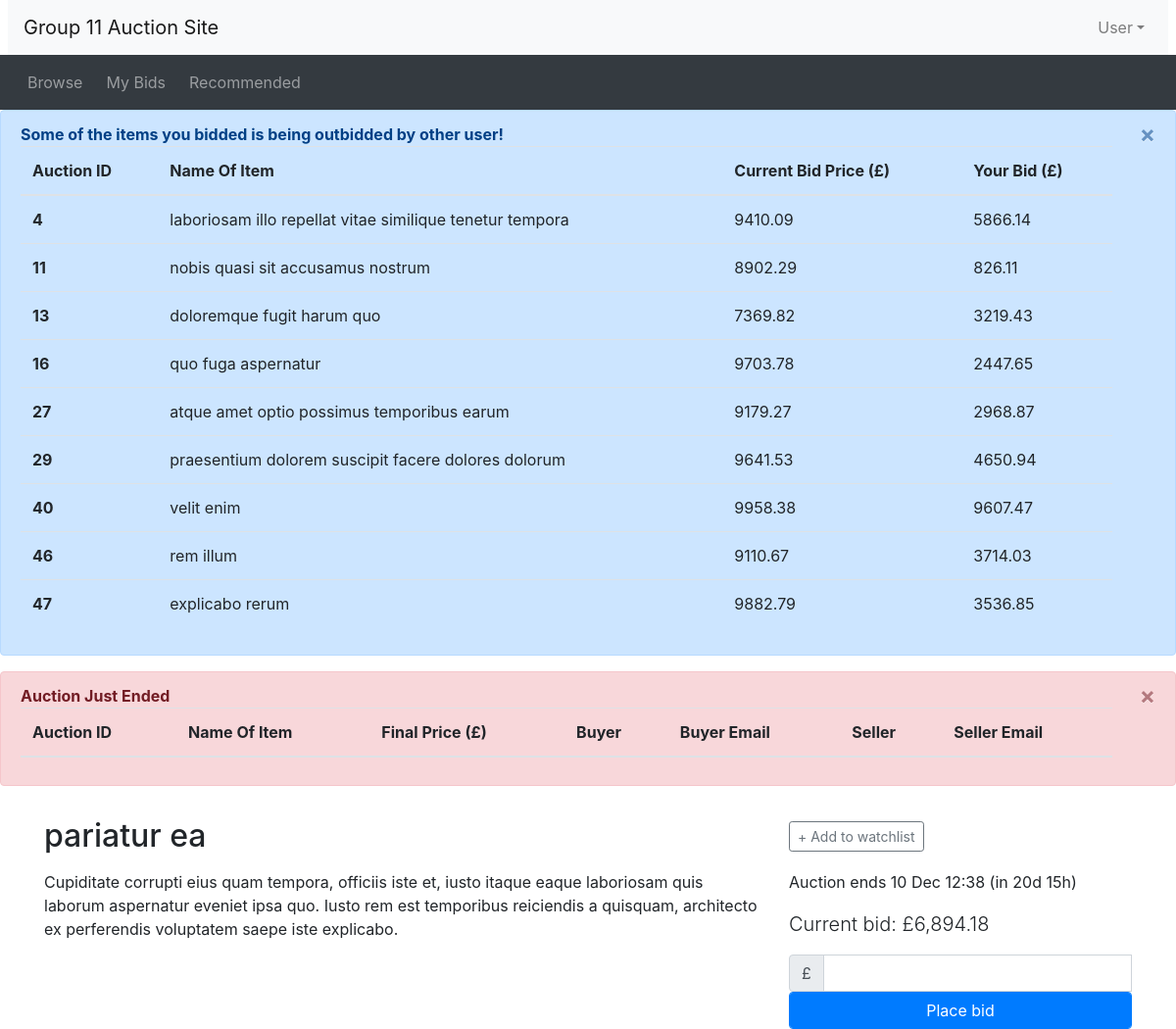
Page /listing.php?item_id=2 (signed in) on the committed database.
### tables this page shows
CREATE TABLE Auctions (
    AuctionID INT AUTO_INCREMENT,
    UserName VARCHAR(50),
    ItemName TINYTEXT NOT NULL,
    ItemDescription LONGTEXT NOT NULL,
    Category VARCHAR(50),
    StartingPrice FLOAT(10, 2) NOT NULL,
    ReservePrice FLOAT(10, 2),
    EndingTime DATETIME NOT NULL,
    Outcome VARCHAR(12),
    PRIMARY KEY (AuctionID),
    CONSTRAINT FK_UserName_Bid FOREIGN KEY (Username) REFERENCES Users(Username),
    CONSTRAINT FK_Category_Bid FOREIGN KEY (Category) REFERENCES CategoryList(Category)
);

### utilities.php (called while the page is built, shortened)
<?php
function display_time_remaining($interval) {
    if ($interval->days == 0 && $interval->h == 0) {
      $time_remaining = $interval->format('%im %Ss');
    }
    else if ($interval->days == 0) {
      $time_remaining = $interval->format('%hh %im');
    }
    else {
      $time_remaining = $interval->format('%ad %hh');
    }
  return $time_remaining;
}
?>

### listing.php (the view, shortened to what this page needs)
<?php include_once("header.php")?>
<?php include 'database.php'; ?>
<?php require("utilities.php")?>
<?php
  $item_id = $_GET['item_id'];
  $querryCurrentItem = <<<QUERRYTEXT
  SELECT
  a.AuctionID,
  a.ItemName,
  a.ItemDescription,
  a.StartingPrice,
  a.EndingTime,
  COUNT(b.BidID) AS 'CountBids',
  MAX(b.BidPrice) AS 'bidPrice',
  IF(
    MAX(bidPrice) IS NULL,
    a.StartingPrice,
    MAX(bidPrice)
  ) AS 'CurrentPrice',
  a.StartingPrice
FROM
  auctions a
  LEFT JOIN bids b ON a.AuctionID = b.AuctionID
WHERE
  a.AuctionID = {$item_id}
GROUP BY
  a.AuctionID,
  a.ItemName,
  a.ItemDescription,
  a.StartingPrice,
  a.EndingTime
QUERRYTEXT;
  $ItemResult = mysqli_query($connectionView, $querryCurrentItem);
  $ItemInfo = mysqli_fetch_array($ItemResult);
  $title = $ItemInfo['ItemName'];
  $description = $ItemInfo['ItemDescription'];
  $current_price = $ItemInfo['CurrentPrice'];
  $end_time = new DateTime($ItemInfo['EndingTime']);
  $now = new DateTime();
  if ($now < $end_time) {
    $time_to_end = date_diff($now, $end_time);
    $time_remaining = ' (in ' . display_time_remaining($time_to_end) . ')';
  }
  if (isset($_SESSION['username']) != true){
    echo "Log in to add to wishlist";
    $has_session = false;
  }
  else{
    $has_session = true;
    $querryInWatchlist = <<<QUERRYTEXT
      SELECT
        AuctionID
      FROM
        watchlist
      WHERE
        UserName = '{$_SESSION['username']}'
        AND AuctionID = {$item_id}
    QUERRYTEXT;
    $resultInWatchList = mysqli_query($connectionView, $querryInWatchlist);
    if ($resultInWatchList -> num_rows != 0){
      $watching = true;
    }
    else {
      $watching = false;
    }
  }
?>
<div class="container">
<div class="row">
  <div class="col-sm-8">
    <h2 class="my-3"><?php echo($title); ?></h2>
  </div>
  <div class="col-sm-4 align-self-center">
<?php
  if ($now < $end_time):
?>
    <div id="watch_nowatch" <?php if ($has_session && $watching) echo('style="display: none"');?> >
      <button type="button" class="btn btn-outline-secondary btn-sm" onclick="addToWatchlist()">+ Add to watchlist</button>
    </div>
<?php endif  ?>
  </div>
</div>
<div class="row">
  <div class="col-sm-8">
    <div class="itemDescription">
    <?php echo($description); ?>
    </div>
  </div>
  <div class="col-sm-4">
    <p>
<?php if ($now > $end_time): ?>
     This auction ended <?php echo(date_format($end_time, 'j M H:i')) ?>
<?php else: ?>
     Auction ends <?php echo(date_format($end_time, 'j M H:i') . $time_remaining) ?></p>
    <p class="lead">Current bid: £<?php echo(number_format($current_price, 2)) ?></p>
    <form method="POST" action="place_bid.php">
      <div class="input-group">
        <div class="input-group-prepend">
          <span class="input-group-text">£</span>
        </div>
	    <input type="number" class="form-control" id="bid" name="bid">
      </div>
      <button type="submit" class="btn btn-primary form-control">Place bid</button>
    </form>
<?php endif ?>
  </div>
</div>
<?php include_once("footer.php")?>

### header.php (shortened to what this page needs)
<?php require("database.php")?>
<!doctype html>
<html lang="en">
<head>
  <link rel="stylesheet" href="css/bootstrap.min.css">
  <link rel="stylesheet" href="https://cdnjs.cloudflare.com/ajax/libs/font-awesome/4.7.0/css/font-awesome.min.css">
  <link rel="stylesheet" href="css/custom.css">
</head>
<body>
<nav class="navbar navbar-expand-lg navbar-light bg-light mx-2">
  <a class="navbar-brand" href="#">Group 11 Auction Site</a>
  <ul class="navbar-nav ml-auto">
    <li class="nav-item dropdown">
<?php
  if (isset($_SESSION['logged_in']) && $_SESSION['logged_in'] == true) {
    echo "<a class='nav-link dropdown-toggle' href='#' id='navbarDropdown' role='button' data-toggle='dropdown' aria-haspopup='true' aria-expanded='false'>User</a>".
    "<div class='dropdown-menu dropdown-menu-right' aria-labelledby='navbarDropdown'>".
    "<a class='dropdown-item' href='#'>User Name: ".$_SESSION['username']."</a>".
    "<a class='dropdown-item' href='#'>Email: ".$_SESSION['email']."</a>".
    "<a class='dropdown-item' href='#'>User Group: ".$_SESSION['account_type']."</a>".
    "<div class='dropdown-divider'></div>".
    "<a class='dropdown-item' href='logout.php'>Logout</a>";
  }
  else {
    echo '<button type="button" class="btn nav-link" data-toggle="modal" data-target="#loginModal">Login</button>';
  }
?>
      </div>
    </li>
  </ul>
</nav>
<nav class="navbar navbar-expand-lg navbar-dark bg-dark">
  <ul class="navbar-nav align-middle">
	<li class="nav-item mx-1">
      <a class="nav-link" href="browse.php">Browse</a>
    </li>
<?php
  if (isset($_SESSION['account_type']) && $_SESSION['account_type'] == 'buyer') {
  echo('
	<li class="nav-item mx-1">
      <a class="nav-link" href="mybids.php">My Bids</a>
    </li>
	<li class="nav-item mx-1">
      <a class="nav-link" href="recommendations.php">Recommended</a>
    </li>');
  }
?>
  </ul>
</nav>
<?php
if (isset($_SESSION['logged_in']) && $_SESSION['logged_in'] == true) {
  if (isset($_SESSION['account_type']) && $_SESSION['account_type'] == 'buyer') {
$querryOutbid = <<<QUERRYTEXT
SELECT *
FROM
  (
    SELECT
      a.AuctionID,
      a.ItemName,
      a.StartingPrice,
      MAX(b.BidPrice) AS 'bidPrice',
      IF(
        MAX(bidPrice) IS NULL,
        a.StartingPrice,
        MAX(bidPrice)
      ) AS 'CurrentPrice'
    FROM
      auctions a
      LEFT JOIN bids b ON a.AuctionID = b.AuctionID
    WHERE
      (a.EndingTime - CURRENT_TIMESTAMP) > 0
      AND a.AuctionID IN (
        SELECT
          AuctionID
        FROM
          bids
        WHERE
          UserName = '{$_SESSION['username']}'
        GROUP BY
          AuctionID
      )
    GROUP BY
      a.AuctionID,
      a.ItemName,
      a.ItemDescription,
      a.StartingPrice,
      a.EndingTime
  ) MaxPriceGlobal
  INNER JOIN (
    SELECT
      AuctionID,
      MAX(BidPrice) AS UserMax
    FROM
      bids
    WHERE
      UserName = '{$_SESSION['username']}'
    GROUP BY
      AuctionID
  ) MaxPriceUser ON MaxPriceGlobal.AuctionID = MaxPriceUser.AuctionID
WHERE
  MaxPriceGlobal.CurrentPrice != MaxPriceUser.UserMax
ORDER BY
  MaxPriceGlobal.AuctionID
QUERRYTEXT;
$resultOutbid = mysqli_query($connectionView, $querryOutbid);
if ($resultOutbid->num_rows > 0) {
echo <<<TABLEPARTS
<div class="alert alert-primary alert-dismissible fade show" role="alert">
  <strong>Some of the items you bidded is being outbidded by other user!</strong>
  <table class="table">
  <thead>
    <tr>
      <th scope="col">Auction ID</th>
      <th scope="col">Name Of Item</th>
      <th scope="col">Current Bid Price (£)</th>
      <th scope="col">Your Bid (£)</th>
    </tr>
  </thead>
  <tbody>
TABLEPARTS;
while ($rowOutbid = mysqli_fetch_array($resultOutbid)){
echo <<<ROWPARTS
    <tr>
      <th scope="row">{$rowOutbid['AuctionID']}</th>
      <td>{$rowOutbid['ItemName']}</td>
      <td>{$rowOutbid['CurrentPrice']}</td>
      <td>{$rowOutbid['UserMax']}</td>
    </tr>
ROWPARTS;
}
echo <<<TABLEPARTS
  </tbody>
</table>
  <button type="button" class="close" data-dismiss="alert" aria-label="Close">
    <span aria-hidden="true">&times;</span>
  </button>
</div>
TABLEPARTS;
}
 }
 $querryTodayAuctionFinish = <<<QUERRYTEXT
 SELECT
  a.AuctionID,
  a.UserName,
  u.Email,
  a.ItemName,
  a.ReservePrice
 FROM
  auctions a
  JOIN users u
  ON u.UserName = a. UserName
 WHERE
  EndingTime > CURDATE() - INTERVAL 1 DAY
  AND EndingTime < CURDATE()
 QUERRYTEXT;
 $resultTodayAuctionFinish = mysqli_query($connectionView, $querryTodayAuctionFinish);
 if ($resultTodayAuctionFinish->num_rows > 0) {
  echo <<<TABLEPARTS
  <div class="alert alert-danger alert-dismissible fade show" role="alert">
    <strong>Auction Just Ended</strong>
    <table class="table">
    <thead>
      <tr>
        <th scope="col">Auction ID</th>
        <th scope="col">Name Of Item</th>
        <th scope="col">Final Price (£)</th>
        <th scope="col">Buyer</th>
        <th scope="col">Buyer Email</th>
        <th scope="col">Seller</th>
        <th scope="col">Seller Email</th>
      </tr>
    </thead>
    <tbody>
  TABLEPARTS;
  echo <<<TABLEPARTS
    </tbody>
  </table>
    <button type="button" class="close" data-dismiss="alert" aria-label="Close">
      <span aria-hidden="true">&times;</span>
    </button>
  </div>
  TABLEPARTS;
}
}
?>

### rows in the picture
auctions: AuctionID "4", ItemName "laboriosam illo repellat vitae similique tenetur tempora", CurrentPrice "9410.09", UserMax "5866.14"
auctions: AuctionID "11", ItemName "nobis quasi sit accusamus nostrum", CurrentPrice "8902.29", UserMax "826.11"
auctions: AuctionID "13", ItemName "doloremque fugit harum quo", CurrentPrice "7369.82", UserMax "3219.43"
auctions: AuctionID "16", ItemName "quo fuga aspernatur", CurrentPrice "9703.78", UserMax "2447.65"
auctions: AuctionID "27", ItemName "atque amet optio possimus temporibus earum", CurrentPrice "9179.27", UserMax "2968.87"
auctions: AuctionID "29", ItemName "praesentium dolorem suscipit facere dolores dolorum", CurrentPrice "9641.53", UserMax "4650.94"
auctions: AuctionID "40", ItemName "velit enim", CurrentPrice "9958.38", UserMax "9607.47"
auctions: AuctionID "46", ItemName "rem illum", CurrentPrice "9110.67", UserMax "3714.03"
auctions: AuctionID "47", ItemName "explicabo rerum", CurrentPrice "9882.79", UserMax "3536.85"
auctions: ItemName "pariatur ea", ItemDescription "Cupiditate corrupti eius quam tempora, officiis iste et, iusto itaque eaque laboriosam quis laborum aspernatur eveniet ipsa quo. Iusto rem est temporibus reiciendis a quisquam, architecto ex perferendis voluptatem saepe iste explicabo.", EndingTime "10 Dec 12:38", EndingTime "(in 20d 15h)"

### other values in the picture
$current_price "6,894.18"
